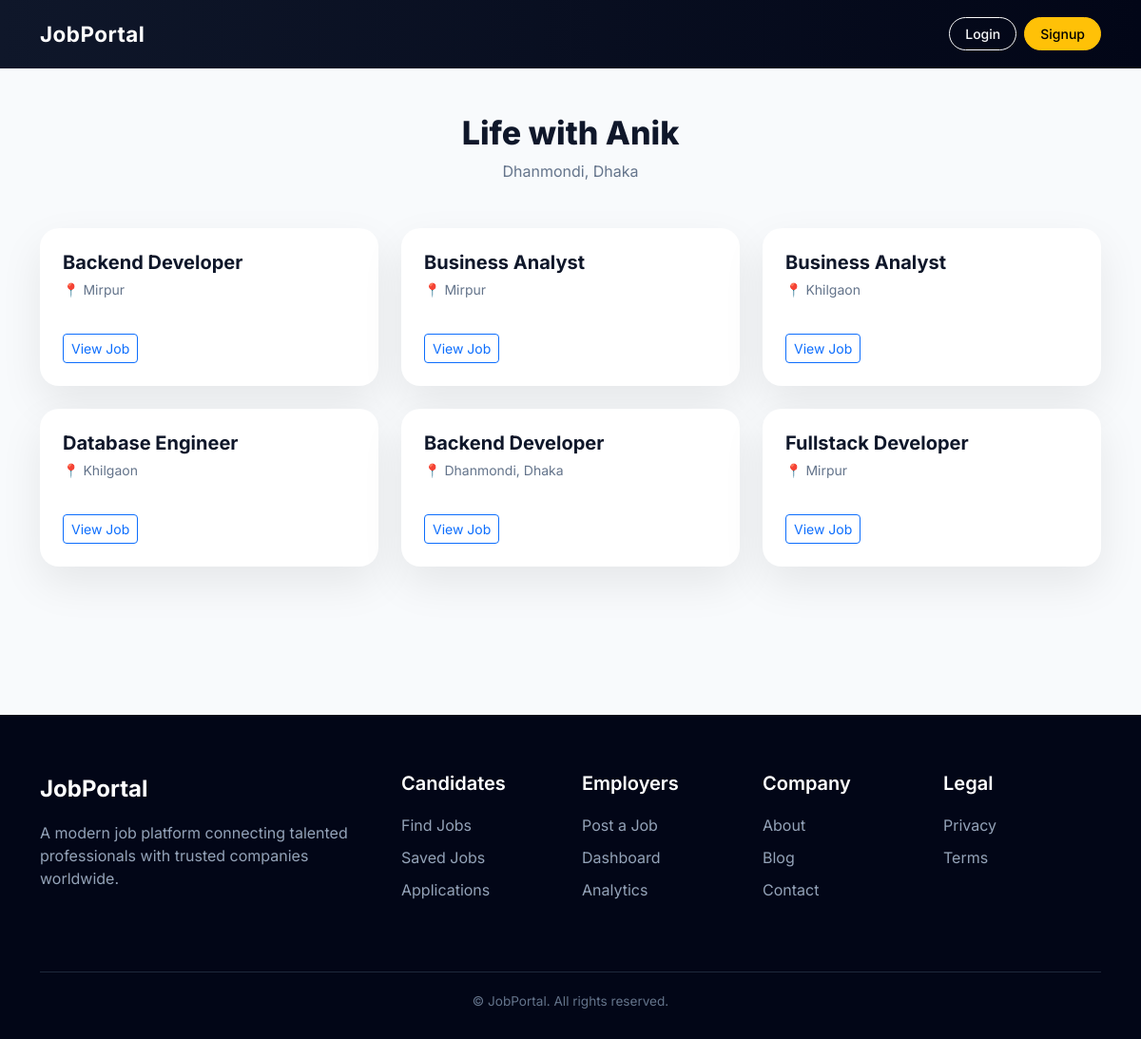
Screenshot of /company/1/jobs/ with the database file from the repository.
### companies/models.py (models this page shows, shortened)
class Company(models.Model):
    owner = models.OneToOneField(User, on_delete=models.CASCADE)
    name = models.CharField(max_length=200)
    logo = models.ImageField(upload_to='company_logos/', blank=True, null=True)
    description = models.TextField()
    website = models.URLField(blank=True)
    location = models.CharField(max_length=200)

### jobs/models.py (models this page shows, shortened)
class Job(models.Model):
    JOB_TYPE = (
        ('full_time', 'Full Time'),
        ('part_time', 'Part Time'),
        ('remote', 'Remote'),
    )
    category = models.ForeignKey(
        Category,
        on_delete=models.SET_NULL,
        null=True,
        related_name='jobs'
    )
    company = models.ForeignKey(Company, on_delete=models.CASCADE)
    title = models.CharField(max_length=200)
    location = models.CharField(max_length=200)
    job_type = models.CharField(max_length=20, choices=JOB_TYPE)
    salary = models.CharField(max_length=100, blank=True)
    description = models.TextField()
    requirements = models.TextField()
    deadline = models.DateField()
    is_featured = models.BooleanField(default=False)
    featured_until = models.DateTimeField(null=True, blank=True)
    created_at = models.DateTimeField(auto_now_add=True)

### companies/views.py (the view)
# urls.py: path('<int:company_id>/jobs/', views.jobs_by_company, name='jobs_by_company'),
def jobs_by_company(request, company_id):
    company = get_object_or_404(Company, id=company_id)
    jobs = Job.objects.filter(
        company=company
    ).order_by('-created_at')
    return render(request, 'companies/jobs_by_company.html', {
        'company': company,
        'jobs': jobs,
    })

### templates/companies/jobs_by_company.html (shortened to what this page needs)
{% extends "base.html" %}
{% block content %}
<section class="company-jobs-section py-5">
  <div class="container">
    <div class="company-header mb-5">
      <h2 class="company-name">{{ company.name }}</h2>
      <p class="company-location">{{ company.location }}</p>
    </div>
    <div class="row">
      {% for job in jobs %}
      <div class="col-lg-4 col-md-6 mb-4">
        <div class="job-card h-100">
          <div class="job-card-body">
            <h5 class="job-title">{{ job.title }}</h5>
            <p class="job-location">
              📍 {{ job.location }}
            </p>
          </div>
          <div class="job-card-footer">
            <a href="{% url 'job_detail' job.id %}"
               class="btn btn-outline-primary btn-sm">
              View Job
            </a>
          </div>
        </div>
      </div>
      {% endfor %}
    </div>
  </div>
</section>
{% endblock %}

### templates/base.html (style rules this page uses)
body { font-family: 'Inter', sans-serif; background: #f8fafc; }

### templates/companies/jobs_by_company.html (style rules this page uses)
.company-jobs-section { background:#f8fafc; }
.company-header { text-align:center; }
.company-name { font-weight:800; font-size:34px; color:#0f172a; }
.company-location { color:#64748b; font-size:16px; margin-top:6px; }
.job-card { background:#ffffff; border-radius:20px; padding:24px; box-shadow:0 18px 45px rgba(0,0,0,.08); display:flex; flex-direction:column; justify-content:space-between; transition:.3s ease; }
.job-title { font-weight:700; color:#0f172a; margin-bottom:6px; }
.job-location { font-size:14px; color:#64748b; }
.job-card-footer { margin-top:20px; }

### rows the page displays
Company: name "Life with Anik", location "Dhanmondi, Dhaka"
Job: title "Backend Developer", location "Mirpur"
Job: title "Business Analyst", location "Mirpur"
Job: title "Business Analyst", location "Khilgaon"
Job: title "Database Engineer", location "Khilgaon"
Job: title "Backend Developer", location "Dhanmondi, Dhaka"
Job: title "Fullstack Developer", location "Mirpur"
